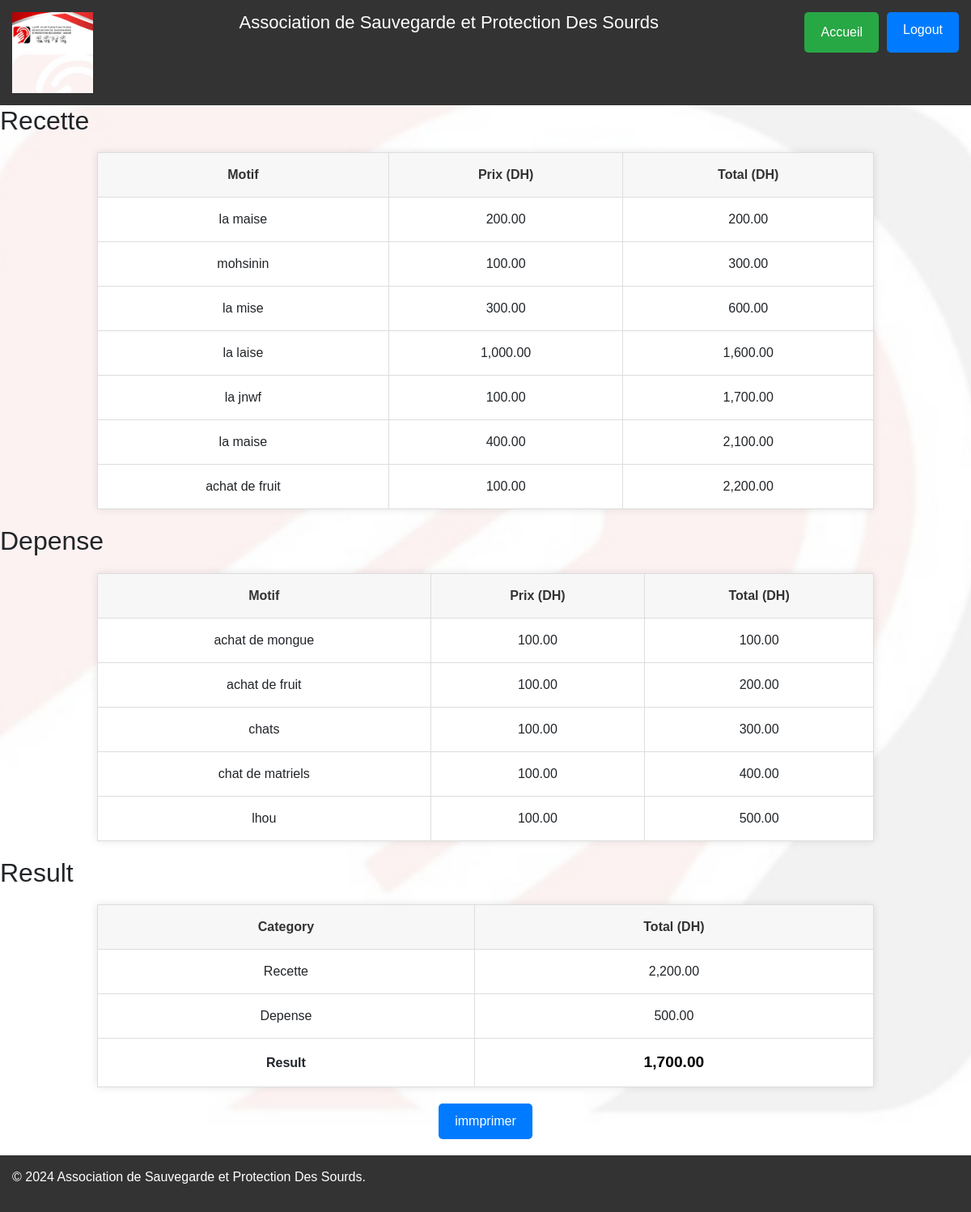
Page /budget.php on the committed database.
### tables this page shows
CREATE TABLE `recette` (
  `id` int(11) NOT NULL,
  `nom` varchar(100) NOT NULL,
  `prix` decimal(10,2) NOT NULL,
  `motif` varchar(255) DEFAULT NULL,
  `date` date NOT NULL DEFAULT curdate(),
  `total` decimal(10,2) DEFAULT NULL
);

CREATE TABLE `masrouf` (
  `id` int(11) NOT NULL,
  `nom` varchar(100) NOT NULL,
  `prix` decimal(10,2) NOT NULL,
  `motif` varchar(255) DEFAULT NULL,
  `date` date NOT NULL DEFAULT curdate(),
  `total` decimal(10,2) DEFAULT NULL,
  `file_data` longblob DEFAULT NULL
);

### budget.php (the view, shortened to what this page needs)
<?php
include 'connect.php';
$recette_query = "SELECT prix, motif, total FROM recette ORDER BY id ASC";
$recette_result = mysqli_query($con, $recette_query);
$depense_query = "SELECT prix, motif, total FROM masrouf ORDER BY id ASC";
$depense_result = mysqli_query($con, $depense_query);
$last_recette_total = null;
$last_depense_total = null;
if (mysqli_num_rows($recette_result) > 0) {
    mysqli_data_seek($recette_result, mysqli_num_rows($recette_result) - 1);
    $last_recette_total_row = mysqli_fetch_assoc($recette_result);
    $last_recette_total = $last_recette_total_row['total'];
}
if (mysqli_num_rows($depense_result) > 0) {
    mysqli_data_seek($depense_result, mysqli_num_rows($depense_result) - 1);
    $last_depense_total_row = mysqli_fetch_assoc($depense_result);
    $last_depense_total = $last_depense_total_row['total'];
}
$result_total = $last_recette_total - $last_depense_total;
?>
<!DOCTYPE html>
<html lang="en">
<head>
    <link href="https://cdn.jsdelivr.net/npm/bootstrap@5.3.3/dist/css/bootstrap.min.css" rel="stylesheet"
>
</head>
<body>
    <nav class="nav-logoo">
        <img src="navbarlogo.png" alt="Navbar Logo" class="nav-logo">
        <h2>Association de Sauvegarde et Protection Des Sourds</h2>
        <div class="nav-buttons">
            <button type="button" id="redirection">Accueil</button>
            <a href="logout.php" class="logout-btn">Logout</a>
        </div>
    </nav>
    <div class="main-content">
        <div class="print-content">
            <h2 class="recette">Recette</h2>
            <table>
                <tr>
                    <th>Motif</th>
                    <th>Prix (DH)</th>
                    <th>Total (DH)</th>
                </tr>
                <?php mysqli_data_seek($recette_result, 0);  ?>
                <?php while ($recette_row = mysqli_fetch_assoc($recette_result)): ?>
                <tr>
                    <td><?php echo $recette_row['motif']; ?></td>
                    <td><?php echo number_format($recette_row['prix'], 2); ?></td>
                    <td><?php echo number_format($recette_row['total'], 2); ?></td>
                </tr>
                <?php endwhile; ?>
            </table>
            <h2>Depense</h2>
            <table>
                <tr>
                    <th>Motif</th>
                    <th>Prix (DH)</th>
                    <th>Total (DH)</th>
                </tr>
                <?php mysqli_data_seek($depense_result, 0);  ?>
                <?php while ($depense_row = mysqli_fetch_assoc($depense_result)): ?>
                <tr>
                    <td><?php echo $depense_row['motif']; ?></td>
                    <td><?php echo number_format($depense_row['prix'], 2); ?></td>
                    <td><?php echo number_format($depense_row['total'], 2); ?></td>
                </tr>
                <?php endwhile; ?>
            </table>
            <h2>Result</h2>
            <table>
                <tr>
                    <th>Category</th>
                    <th>Total (DH)</th>
                </tr>
                <tr>
                    <td>Recette</td>
                    <td><?php echo number_format($last_recette_total, 2); ?></td>
                </tr>
                <tr>
                    <td>Depense</td>
                    <td><?php echo number_format($last_depense_total, 2); ?></td>
                </tr>
                <tr>
                    <td><strong>Result</strong></td>
                    <td class="bold-total"><?php echo number_format($result_total, 2); ?></td>
                </tr>
            </table>
        </div>
        <button class="print-btn" onclick="printPage()">immprimer</button>
    </div>
    <footer class="footer">
        <p>&copy; 2024 Association de Sauvegarde et Protection Des Sourds.</p>
    </footer>
</body>
</html>

### budget.php (style rules this page uses)
body { background-image: url('bodypic.png'); background-size: cover; background-repeat: no-repeat; background-position: center; font-family: Arial, sans-serif; margin: 0; padding: 0; background-color: #f4f4f4; }
.nav-logoo, .footer { background-color: #333; color: #fff; padding: 15px; display: flex; justify-content: space-between; top: 0; width: 100%; z-index: 1000; }
.nav-logo { height: 100px; width: 100px; }
nav h2 { margin: 0; font-size: 22px; }
.nav-buttons { display: flex; gap: 10px; }
#redirection, .logout-btn { background-color: #007bff; color: white; height: 50px; padding: 10px 20px; border: none; cursor: pointer; border-radius: 5px; text-decoration: none; font-size: 16px; transition: background-color 0.3s ease; }
#redirection { background-color: #28a745; }
table { width: 80%; margin: 20px auto; border-collapse: collapse; box-shadow: 0 0 10px rgba(0, 0, 0, 0.1); background-color: #fff; }
th, td { padding: 15px; border: 1px solid #ddd; text-align: center; font-size: 16px; }
th { background-color: #f7f7f7; color: #333; }
.print-btn { display: block; margin: 20px auto; padding: 10px 20px; background-color: #007bff; color: white; border: none; cursor: pointer; font-size: 16px; text-align: center; border-radius: 5px; transition: background-color 0.3s ease; }
.bold-total { font-weight: bold; font-size: 1.2em; color: #000; }

### rows in the picture
recette: motif "la maise", prix "200.00", total "200.00"
recette: motif "mohsinin", prix "100.00", total "300.00"
recette: motif "la mise", prix "300.00", total "600.00"
recette: motif "la laise", prix "1,000.00", total "1,600.00"
recette: motif "la jnwf", prix "100.00", total "1,700.00"
recette: motif "la maise", prix "400.00", total "2,100.00"
recette: motif "achat de fruit", prix "100.00", total "2,200.00", total.total "1,700.00"
masrouf: motif "achat de mongue", prix "100.00", total "100.00"
masrouf: motif "achat de fruit", prix "100.00", total "200.00"
masrouf: motif "chats", prix "100.00", total "300.00"
masrouf: motif "chat de matriels", prix "100.00", total "400.00"
masrouf: motif "lhou", prix "100.00", total "500.00"
